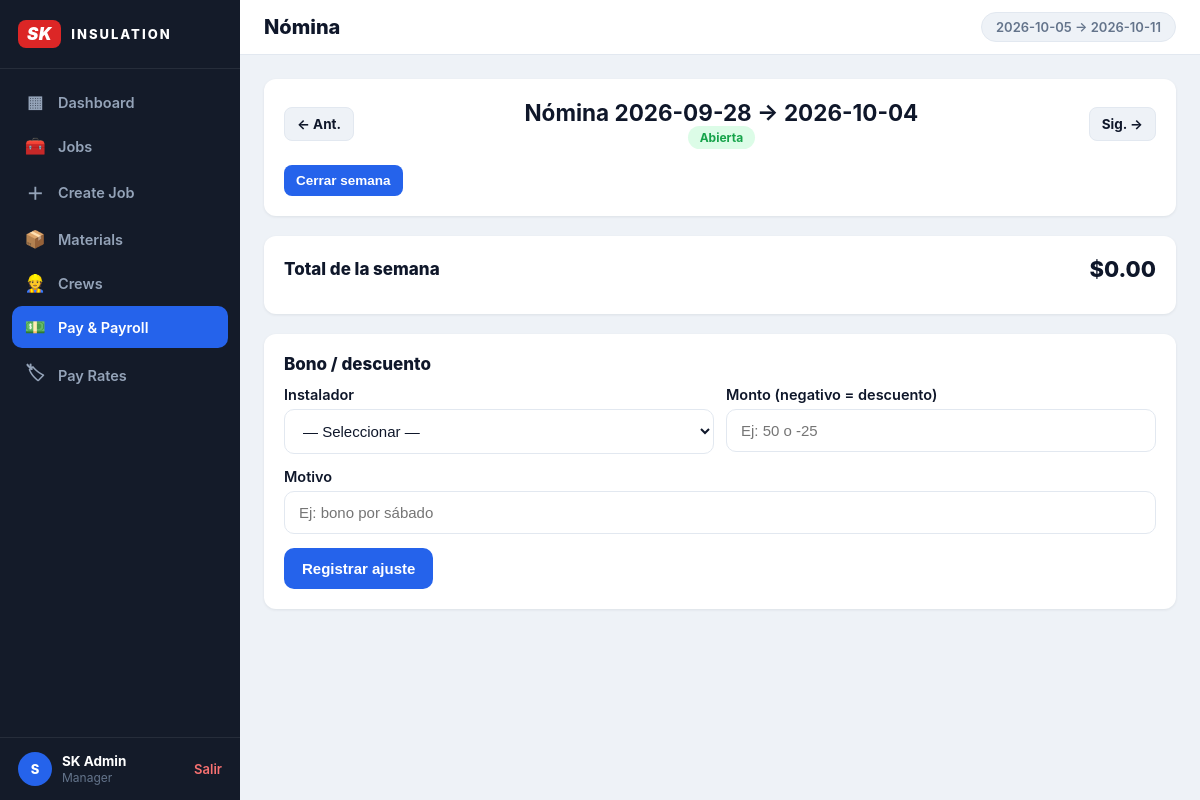
/payroll?week=2026-09-28 (signed in), run on the app's committed database.
### tables this page shows
CREATE TABLE IF NOT EXISTS users (
    id INT AUTO_INCREMENT PRIMARY KEY,
    name VARCHAR(120) NOT NULL,
    email VARCHAR(160) NOT NULL UNIQUE,
    password_hash VARCHAR(255) NOT NULL,
    role VARCHAR(20) NOT NULL CHECK (role IN ('manager','installer')),
    phone VARCHAR(40),
    active TINYINT NOT NULL DEFAULT 1,
    created_at TIMESTAMP NOT NULL DEFAULT CURRENT_TIMESTAMP
);

### index.php (called while the page is built, shortened)
<?php
require __DIR__ . '/src/Database.php';
require __DIR__ . '/src/Auth.php';
require __DIR__ . '/src/helpers.php';
$path = parse_url($_SERVER['REQUEST_URI'], PHP_URL_PATH);
if (str_starts_with($path, BASE_URL)) {
    $path = substr($path, strlen(BASE_URL));
}
$path = rtrim($path, '/') ?: '/';
if ($path === '/login') {
    if ($_SERVER['REQUEST_METHOD'] === 'POST') {
        if (Auth::attempt($_POST['email'] ?? '', $_POST['password'] ?? '')) {
            redirect('/');
        }
        $error = 'Credenciales inválidas.';
    }
    $user = null;
    $view = 'login';
} elseif ($path === '/logout') {
    Auth::logout();
    redirect('/login');
} else {
    $user = Auth::user();
    $view = match ($path) {
        '/'           => 'dashboard',
        '/jobs'       => 'jobs',
        '/crews'      => 'crews',
        '/installers' => 'installers',
        '/payroll'    => 'payroll',
        '/my-pay'     => 'my_pay',
        '/settings'   => 'settings',
        default       => 'not_found',
    };
    if (in_array($view, ['settings', 'payroll', 'crews', 'installers'], true)) {
        Auth::requireManager();
    }
}
$content = ob_get_clean();
require APP_ROOT . '/views/layout.php';

### src/helpers.php (called while the page is built, shortened)
<?php
function url(string $path): string
{
    return BASE_URL . $path;
}
function e(?string $s): string
{
    return htmlspecialchars((string)$s, ENT_QUOTES, 'UTF-8');
}
function today(): string
{
    return date('Y-m-d');
}
function week_start(string $date): string
{
    return date('Y-m-d', strtotime(PAYROLL_WEEK_START . ' this week', strtotime($date)));
}
function week_end(string $date): string
{
    return date('Y-m-d', strtotime(week_start($date) . ' +6 days'));
}

### src/Database.php (called while the page is built, shortened)
<?php
final class Database
{
    private static ?PDO $pdo = null;
    public static function pdo(): PDO
    {
        if (self::$pdo === null) {
            self::$pdo = new PDO(DB_DSN, (string)DB_USER, (string)DB_PASS, [
                PDO::ATTR_ERRMODE            => PDO::ERRMODE_EXCEPTION,
                PDO::ATTR_DEFAULT_FETCH_MODE => PDO::FETCH_ASSOC,
            ]);
        }
        return self::$pdo;
    }
}

### src/Auth.php (called while the page is built, shortened)
<?php
final class Auth
{
    public static function user(): ?array
    {
        $stmt = Database::pdo()->prepare("SELECT * FROM users WHERE id = ? LIMIT 1");
        $stmt->execute([$_SESSION['user_id']]);
        return $stmt->fetch() ?: null;
    }
    public static function isManager(): bool
    {
        $u = self::user();
        return $u !== null && $u['role'] === 'manager';
    }
    public static function requireManager(): void
    {
        if (!self::isManager()) {
            http_response_code(403);
            exit('Forbidden');
        }
    }
}

### views/layout.php (the view, shortened to what this page needs)
<!DOCTYPE html>
<html lang="es">
<head>
<link rel="stylesheet" href="<?= url('/assets/css/app.css') ?>">
</head>
<body>
<?php if (empty($user)): ?>
<div class="login-wrap">
    <?php if ($m = flash('ok')): ?><div class="flash ok" style="position:fixed;top:16px;left:16px;right:16px;max-width:420px;margin:0 auto"><?= e($m) ?></div><?php endif; ?>
    <?php if ($m = flash('error')): ?><div class="flash error" style="position:fixed;top:16px;left:16px;right:16px;max-width:420px;margin:0 auto"><?= e($m) ?></div><?php endif; ?>
    <?= $content ?>
</div>
<?php else:
$isMgr = ($user['role'] ?? '') === 'manager';
$act = $_GET['action'] ?? '';
$initials = strtoupper(substr((string)($user['name'] ?? '?'), 0, 1));
?>
<div class="app">
    <aside class="sidebar">
        <div class="side-brand"><span class="logo">SK</span><span class="logo-text">INSULATION</span></div>
        <nav class="side-nav">
            <?php if ($isMgr): ?>
                <a href="<?= url('/') ?>" class="<?= $view === 'dashboard' ? 'active' : '' ?>"><span class="ni">▦</span> Dashboard</a>
                <a href="<?= url('/jobs') ?>" class="<?= $view === 'jobs' && $act !== 'new' ? 'active' : '' ?>"><span class="ni">🧰</span> Jobs</a>
                <a href="<?= url('/jobs?action=new') ?>" class="<?= $view === 'jobs' && $act === 'new' ? 'active' : '' ?>"><span class="ni">＋</span> Create Job</a>
                <a href="<?= url('/settings?action=materials') ?>" class="<?= $view === 'settings' && $act === 'materials' ? 'active' : '' ?>"><span class="ni">📦</span> Materials</a>
                <a href="<?= url('/crews') ?>" class="<?= in_array($view, ['crews', 'installers'], true) ? 'active' : '' ?>"><span class="ni">👷</span> Crews</a>
                <a href="<?= url('/payroll') ?>" class="<?= $view === 'payroll' ? 'active' : '' ?>"><span class="ni">💵</span> Pay &amp; Payroll</a>
                <a href="<?= url('/settings?action=rates') ?>" class="<?= $view === 'settings' && $act !== 'materials' ? 'active' : '' ?>"><span class="ni">🏷</span> Pay Rates</a>
            <?php endif; ?>
        </nav>
        <div class="side-user">
            <span class="avatar"><?= e($initials) ?></span>
            <span class="who"><b><?= e($user['name']) ?></b><span><?= e($user['role']) ?></span></span>
            <a href="<?= url('/logout') ?>">Salir</a>
        </div>
    </aside>
    <div class="main">
        <header class="topbar">
            <h1 class="pagetitle"><?= e($title ?? 'Dashboard') ?></h1>
            <span class="weekpill"><?= e(week_start(today())) ?> → <?= e(week_end(today())) ?></span>
        </header>
        <main class="content">
            <?= $content ?>
        </main>
    </div>
</div>
<?php endif; ?>
</body>
</html>

### assets/css/app.css (style rules this page uses)
:root { --side: #141b29; --side-2: #1e2739; --ink: #0f172a; --muted: #64748b; --bg: #eef2f7; --card: #ffffff; --line: #e2e8f0; --blue: #2563eb; --blue-dark: #1d4ed8; --green: #16a34a; --green-bg: #dcfce7; --amber: #d97706; --amber-bg: #fef3c7; --violet: #7c3aed; --violet-bg: #ede9fe; --blue-bg: #dbeafe; --red: #dc2626; --red-dark: #991b1b; --radius: 12px; }
* { box-sizing: border-box; }
body { margin: 0; font-family: -apple-system, BlinkMacSystemFont, "Segoe UI", Roboto, sans-serif; background: var(--bg); color: var(--ink); font-size: 15px; -webkit-tap-highlight-color: transparent; }
.app { display: flex; min-height: 100vh; }
.sidebar { width: 240px; flex-shrink: 0; background: var(--side); color: #cbd5e1; display: flex; flex-direction: column; position: sticky; top: 0; height: 100vh; }
.side-brand { display: flex; align-items: center; gap: 10px; padding: 20px 18px; border-bottom: 1px solid rgba(255,255,255,.08); }
.logo { background: var(--red); color: #fff; font-weight: 900; font-style: italic; border-radius: 8px; padding: 4px 9px; font-size: 17px; letter-spacing: .5px; }
.logo-text { color: #fff; font-weight: 800; font-size: 13px; letter-spacing: 2px; }
.side-nav { flex: 1; overflow-y: auto; padding: 12px; }
.side-nav a { display: flex; align-items: center; gap: 12px; color: #94a3b8; text-decoration: none; font-weight: 600; font-size: 14.5px; padding: 11px 12px; border-radius: 10px; margin-bottom: 2px; }
.side-nav a .ni { width: 22px; text-align: center; font-size: 17px; }
.side-nav a.active { background: var(--blue); color: #fff; }
.side-user { padding: 14px 18px; border-top: 1px solid rgba(255,255,255,.08); display: flex; align-items: center; gap: 10px; font-size: 13px; }
.avatar { width: 34px; height: 34px; border-radius: 50%; background: var(--blue); color: #fff; display: inline-flex; align-items: center; justify-content: center; font-weight: 800; flex-shrink: 0; }
.side-user .who { flex: 1; min-width: 0; }
.side-user .who b { display: block; color: #fff; font-size: 13.5px; white-space: nowrap; overflow: hidden; text-overflow: ellipsis; }
.side-user .who span { color: #64748b; text-transform: capitalize; font-size: 12px; }
.side-user a { color: #f87171; text-decoration: none; font-weight: 600; }
.main { flex: 1; min-width: 0; display: flex; flex-direction: column; }
.topbar { background: var(--card); border-bottom: 1px solid var(--line); padding: 12px 24px; display: flex; align-items: center; justify-content: space-between; position: sticky; top: 0; z-index: 10; }
.topbar h1 { margin: 0; font-size: 20px; font-weight: 800; }
.weekpill { background: var(--bg); border: 1px solid var(--line); border-radius: 20px; padding: 6px 14px; font-size: 13px; color: var(--muted); font-weight: 600; }
.content { padding: 24px; max-width: 1280px; width: 100%; margin: 0 auto; padding-bottom: 48px; }

### data on the page
users: name "S", name "SK Admin", role "Manager"

### other printed values
$title "Nómina"
$ws "2026-09-28"
$we "2026-10-04"
money($grand) "$0.00"
